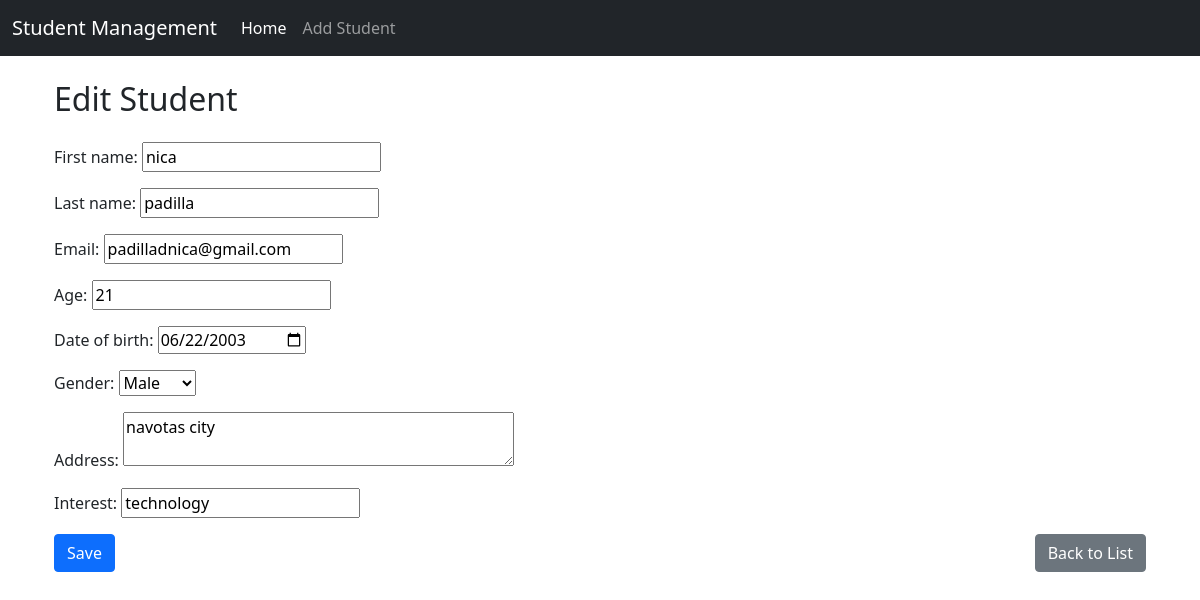
The page /16/edit/ on the database its author committed.
### student/models.py (models this page shows, shortened)
class Student(models.Model):
    first_name = models.CharField(max_length=50)
    last_name = models.CharField(max_length=50)
    email = models.EmailField(unique=True)
    age = models.IntegerField(default=0)
    date_of_birth = models.DateField()
    gender = models.CharField(
        max_length=10,
        choices=[('Male', 'Male'), ('Female', 'Female')]
    )
    address = models.TextField()
    interest = models.CharField(max_length=100)
    course = models.CharField(max_length=100, blank=True)  # AI predicted
    created_at = models.DateTimeField(auto_now_add=True)
    updated_at = models.DateTimeField(auto_now=True)

### student/views.py (the view)
# urls.py: path('<int:pk>/edit/', student_update, name='student_update'),
def student_update(request, pk):
    student = get_object_or_404(Student, pk=pk)  # Get student object based on primary key
    if request.method == 'POST':
        form = StudentForm(request.POST, instance=student)
        if form.is_valid():
            student = form.save(commit=False)
            student.course = predict_course(student.age, student.gender, student.interest)  # Predict the course
            student.save()
            messages.success(request, 'Student updated successfully.')  # Success message
            return redirect('student_list')  # Redirect to the student list after update
    else:
        form = StudentForm(instance=student)  # Pre-fill the form with existing student data
    return render(request, 'students/student_form.html', {'form': form})  # Render the form

### student/forms.py
class StudentForm(forms.ModelForm):
    class Meta:
        model = Student
        fields = [
            'first_name', 'last_name', 'email', 'age',
            'date_of_birth', 'gender', 'address', 'interest'
        ]
        widgets = {
            'date_of_birth': forms.DateInput(attrs={'type': 'date'}),
            'gender': forms.Select(choices=Student._meta.get_field('gender').choices),
            'address': forms.Textarea(attrs={'rows': 2, 'placeholder': 'Enter complete address'}),
        }

### student/templates/students/student_form.html (shortened to what this page needs)
{% extends "base.html" %} {% block content %}
<div class="container mt-4">
  <h2 class="mb-4">
    {% if form.instance.pk %}Edit Student{% else %}Add Student{% endif %}
  </h2>
  <form method="post">
    <div class="mb-3">{{ form.as_p }}</div>
    <div class="d-flex justify-content-between">
      <button type="submit" class="btn btn-primary">Save</button>
      <a href="{% url 'student_list' %}" class="btn btn-secondary"
        >Back to List</a
      >
    </div>
  </form>
</div>
{% endblock %}

### rows shown on the page
Student: first_name "nica", last_name "padilla", email "padilladnica@gmail.com", age "21", date_of_birth "06/22/2003", gender "Male", address "navotas city", interest "technology"
